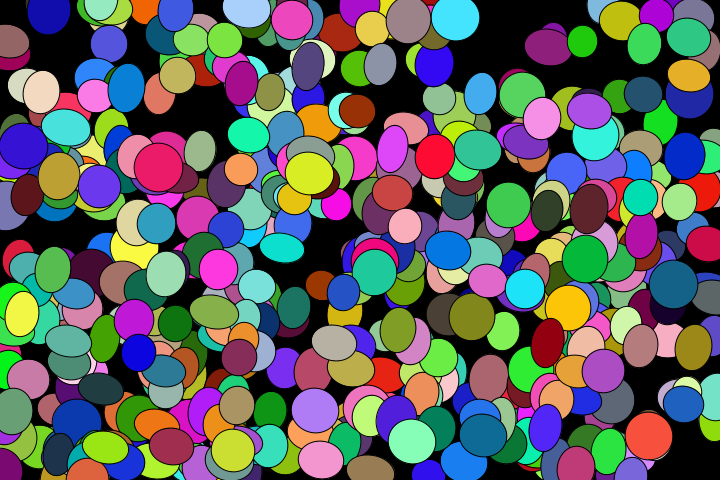
Frame 1 (no input)
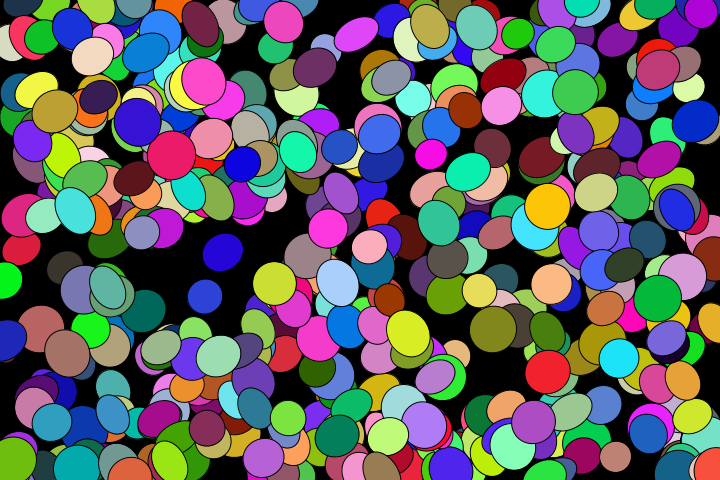
Frame 60 (the mouse pressed at the canvas centre just before this capture)
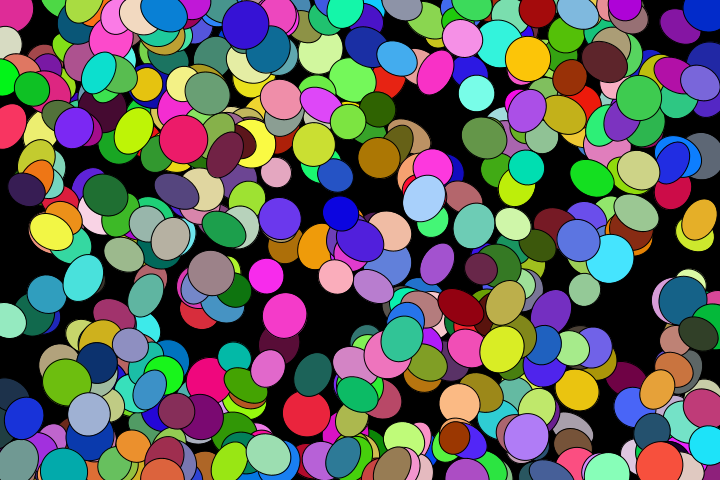
Frame 120 (the mouse held since frame 60 and released just before this capture)

The Processing sketch that drew these frames (run headless with seeded random() and noise(); from frame 60 on, the mouse is pressed at the canvas centre):

// Processing sketch: sketch_9_14_ball_transformations
// ── sketch_9_14_ball_transformations.pde

final float friction = 0.99;
final float airres = 0.999;
Ball myBall;

ArrayList<Ball> allBalls;

void setup() {
  size(720, 480);
  background(0);
  fill(255);
  
//  myBall = new Ball(width/2, 50, 10, 10);
  
  allBalls = new ArrayList<Ball>();
  for(int i = 0; i < 500; i++) {
    allBalls.add(new Ball(random(0, width), random(0, height), random(30, 50), random(30, 50), random(-2, 2), random(-2,2), (int)random(0,255), (int)random(0,255), (int)random(0,255)));
  }
}

void draw() {
  background(0);
//  fill(255);
//    background(50, 50, 255);
//  myBall.update();
//  myBall.drawBall();
  
  
  for(Ball thisBall : allBalls) {
    thisBall.update();
    thisBall.drawBall();
  }
}

// ── Ball.pde
class Ball {

  float sx, sy;
  float vx, vy;
  float wid, hei;
  int colR, colG, colB;
  float gravity;
  int i = 0;

  Ball(float x, float y, float w, float h, float vx, float vy, int colR, int colG, int colB) {

    sx = x;
    sy = y;
    wid = w;
    hei = h;

//    vx = 1.5;
//    vy = 2;
    this.vx = vx;
    this.vy = vy;
    
    this.colR = colR;
    this.colG = colG;
    this.colB = colB;
    
    gravity = random(-0.5, 0.5);
  }

  void update() {
    sx = sx + vx;
    sy += vy; 

    if (sy > height) {
      vy = -vy;
      sy = height;
      vy = vy * friction;
      vx *= friction;
    } //if

    if (sx > width) {
      vx = -vx;
      sx = width;
      vy *= friction;
      vx *= friction;
    } //if

    if (sy < 0) {
      vy = -vy;
      sy = 0;
      vy *= friction;
      vx *= friction;
    } //if

    if (sx < 0) {
      vx = -vx;
      sx = 0;
      vy *= friction;
      vx *= friction;
    } //if


    vy += gravity; 

    vy *= airres;
    vx *= airres;
    
    i+= 10;
  }

  void drawBall() {
    fill(colR, colG, colB);
    pushMatrix();
    translate(sx, sy);
    rotate(radians(i));
    ellipse(0, 0, wid, hei);
    popMatrix();
  }
}
